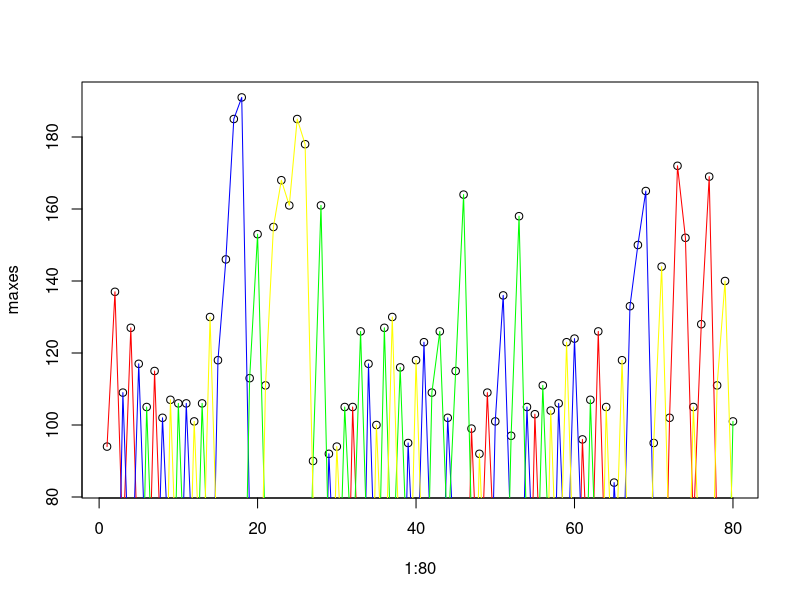

R code for this plot:
set.seed(1)
bases<- c("A", "T", "C", "G")
l<- 50000
transitionRate <- 1/20
transversionRate <- 1/40
#l is sequence length
seqGen<- function(n){
  sample(bases, n, replace=FALSE)
}
#note: base content can be modified with prob option (e.g. prob=c(.1, .1, .4, .4))
seq<- t(sapply(rep(4, l), seqGen))

#intensity matrix
v <- c(rbeta(l, 20, 1), rbeta(3*l, 1, 20))
m <- matrix(v, nrow=l, ncol=4)
sumfun<- function(n){
  mat<- matrix(nrow=l, ncol=4)
  mat[n,] <- m[n,]/sum(m[n,])
}
m2<- t(sapply(1:l, sumfun))

#SNPs and mutations:
estBetaParams <- function(mu, s2) {
  temp <- mu*(1-mu)/s2 - 1
  alpha <- mu*temp
  beta <- (1 - mu)*temp
  c(alpha = alpha, beta = beta)
}

CGs <- which(seq[,1] %in% "C" & seq[,2] %in% "G")
GCs <- which(seq[,1] %in% "G" & seq[,2] %in% "C")
TAs <- which(seq[,1] %in% "T" & seq[,2] %in% "A")
ATs <- which(seq[,1] %in% "A" & seq[,2] %in% "T")
transit <- sort(c(CGs, GCs, TAs, ATs))
transvers <- setdiff(1:l, transit)
ratio <- length(transit)/length(transvers)
sample1<- sample(transit, round(transitionRate*length(transit)), replace=FALSE)
sample2<- sample(transvers, round(transversionRate*length(transvers)), replace=FALSE)
SNPindex <- c(sample1, sample2)

SNPGen<- function(n, s=.0001){
  mn<- (sum(m2[n,1])+sum(m2[n,2:4])/3)/2
  v <- estBetaParams(mn, s)
  vals <- rbeta(2, v[1], v[2])
  m2[n,1]<- vals[1]
  m2[n,2]<- vals[2]
  m2[n,]<- m2[n,]/sum(m2[n,])
}

SNPvals <- t(sapply(SNPindex, SNPGen))
m2[SNPindex,] <- SNPvals

#Signal adjustment; using lognormal distribution
w<- rlnorm(l, 5, .1)
signal <- m2*w

#Let's consider a more complex error structure:
allele1<- seq[,1]
allele2<- allele1
allele2[SNPindex] <- seq[,2][SNPindex]
newseqs <- cbind(allele1, allele2)
seqdf <- data.frame("Allele1"=allele1, "Allele2"=allele2)

#CNVs, clones, and both alleles having alt variants:
histclones <- 5
nclones <- 3
elim <- sample(1:histclones, histclones-nclones)
keep <- which(!1:histclones %in% elim)
nclones <- 1
psis <- c(1)
homfreq <- .4
hetfreq <- .4
Gainfreq <- .1
Lossfreq <- .1
#hom=1, het=0
CNVmed <- l/4
CNVmin <- l/25
clonegen <- function(baseclone){
  start <- baseclone
  ind <- round(runif(1, 1, l))
  allel <- sample(c(0, 1, 2, 3), 1, prob=c(homfreq, hetfreq, Gainfreq, Lossfreq))
  basecols <- ncol(baseclone)
  if(allel==0){
    newbase <- sample(bases[bases != unname(as.matrix(seqdf)[ind,])], 1)
    start[ind,] <- newbase
  }else if(allel==1){
    toRep <- sample(c(1, 2), 1)
    newbase <- sample(bases[bases != unname(as.matrix(seqdf)[ind,toRep])], 1)
    start[ind,toRep] <- newbase
  }else if(allel==3){
    len <- abs(rnorm(1, CNVmed, 10))+CNVmin
    toChange <- intersect((ind-round(len/1)):(ind+round(len/1)), 1:l)
    pick <- sample(1:2, 1)
    start[,basecols+1] <- as.character(rep("NA", l))
    start[toChange,basecols+1] <- as.character(start[toChange,pick])
  }else{
    len <- abs(rnorm(1, CNVmed, 10))+CNVmin
    toChange <- intersect((ind-round(len/1)):(ind+round(len/1)), 1:l)
    pick <- sample(1:2, 1)
    start[which(!1:l %in% toChange),pick] <- 0
  }
  start
}
set.seed(12)
n <- 1
clones <- list(seqdf)
while(n < histclones) {
  pick <- sample(1:n, 1)
  newclone <- clonegen(clones[[pick]])
  clones <- unlist(list(clones, list(newclone)), recursive=FALSE)
  n <- n+1
}
clones <- clones[keep]

variantfind <- function(i){
  innerfun <- function(n){
    row <- clones[[n]][i,][clones[[n]][i,]!="NA"]
    length(row)==2 & length(unique(row))==1
  }
  length(which(sapply(1:length(clones), innerfun)==TRUE))==length(clones)
}
allvariants <- which(sapply(1:nrow(seqdf), variantfind)!=TRUE)
vtypes <- c("Homozygous SNP", "Heterozygous SNP", "Subclonal Mutation", "CNV")
variant.type <- 
  
outerfun <- function(clone){
seqdf <- clones[[clone]]
signalFun <- function(i){
  b<- 100
  #b is the base signal parameter; must be at least as large as read length.
  m <- 100
  #m is a scaling parameter that relates to the mean signal intensity.
  d <- seqdf[1:i,]
  n <- 80
  r<- .2
  #r is the base noise level
  s<-.08
  #n is a scaling parameter
  signalA <- m*sum(((b - (i-which(d[,1] %in% "A")))/b)^n)
  signalT <- m*sum(((b - (i-which(d[,1] %in% "T")))/b)^n)
  signalC <- m*sum(((b - (i-which(d[,1] %in% "C")))/b)^n)
  signalG <- m*sum(((b - (i-which(d[,1] %in% "G")))/b)^n)
  #"base" noise is defined by the term: rlnorm(l, m, s)
  ObsA<- rlnorm(1, log(signalA), s) + rlnorm(1, log(r), s)
  ObsT<- rlnorm(1, log(signalT), s) + rlnorm(1, log(r), s)
  ObsC<- rlnorm(1, log(signalC), s) + rlnorm(1, log(r), s)
  ObsG<- rlnorm(1, log(signalG), s) + rlnorm(1, log(r), s)
  c(ObsA, ObsT, ObsC, ObsG)
}
ObservedMat <- t(rbind(sapply(1:80, signalFun)))
dfObserved <- data.frame("A"=ObservedMat[,1], "T"=ObservedMat[,2], "C"=ObservedMat[,3], "G"=ObservedMat[,4])
psis[clone]*dfObserved
}
if(nclones <- 1){
  psis <- 1
}
netsignal <- round(Reduce("+", lapply(1:nclones, outerfun)))

ObsFun<- function(n){
  max(netsignal[n,])
}
maxes <- sapply(1:80, ObsFun)

plot(1:80, maxes)
lines(netsignal[,1], col="red")
lines(netsignal[,2], col="blue")
lines(netsignal[,3], col="green")
lines(netsignal[,4], col="yellow")

